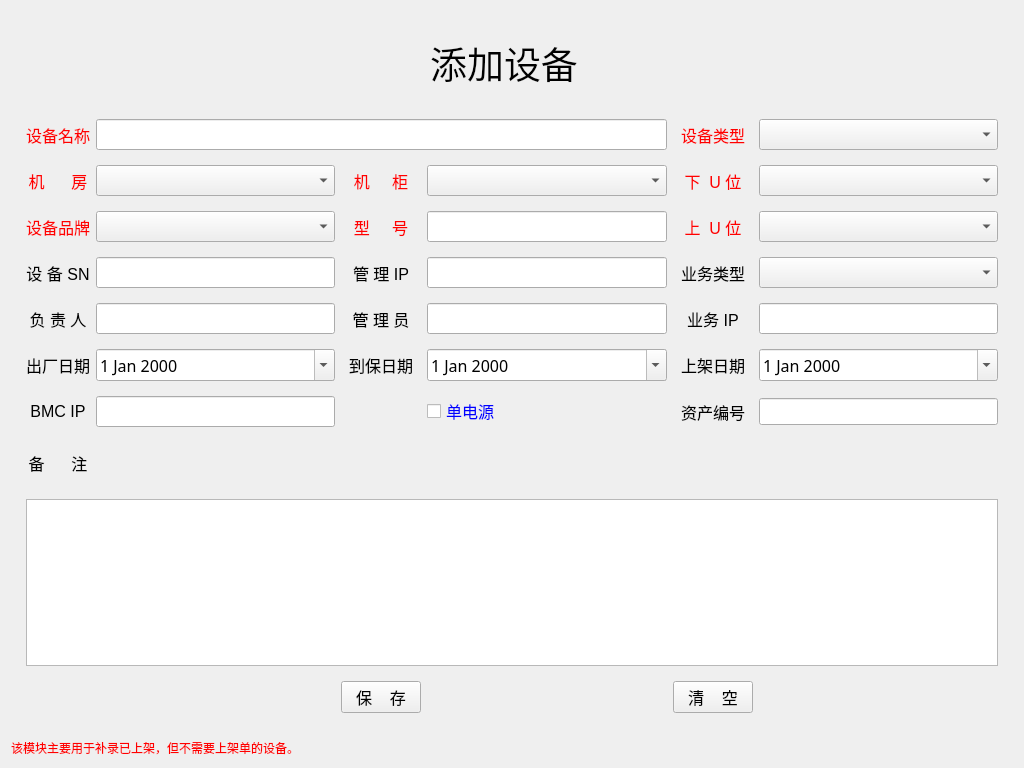
<?xml version="1.0" encoding="UTF-8"?>
<ui version="4.0">
 <class>add_machine_form</class>
 <widget class="QWidget" name="add_machine_form">
  <property name="windowModality">
   <enum>Qt::ApplicationModal</enum>
  </property>
  <property name="geometry">
   <rect>
    <x>0</x>
    <y>0</y>
    <width>1024</width>
    <height>768</height>
   </rect>
  </property>
  <property name="windowTitle">
   <string>添加设备</string>
  </property>
  <layout class="QVBoxLayout" name="verticalLayout">
   <item>
    <layout class="QGridLayout" name="gridLayout" rowstretch="2,1,1,1,1,1,1,1,1,4,2">
     <property name="leftMargin">
      <number>15</number>
     </property>
     <property name="topMargin">
      <number>10</number>
     </property>
     <property name="rightMargin">
      <number>15</number>
     </property>
     <property name="bottomMargin">
      <number>20</number>
     </property>
     <property name="verticalSpacing">
      <number>15</number>
     </property>
     <item row="2" column="5">
      <widget class="QComboBox" name="down_position">
       <property name="font">
        <font>
         <family>宋体</family>
         <pointsize>12</pointsize>
        </font>
       </property>
       <property name="placeholderText">
        <string>点击选择U位</string>
       </property>
      </widget>
     </item>
     <item row="5" column="0">
      <widget class="QLabel" name="lb_machine_admin">
       <property name="font">
        <font>
         <pointsize>12</pointsize>
        </font>
       </property>
       <property name="text">
        <string>负 责 人</string>
       </property>
       <property name="alignment">
        <set>Qt::AlignCenter</set>
       </property>
      </widget>
     </item>
     <item row="5" column="3">
      <widget class="QLineEdit" name="admin">
       <property name="font">
        <font>
         <family>宋体</family>
         <pointsize>12</pointsize>
        </font>
       </property>
      </widget>
     </item>
     <item row="6" column="5">
      <widget class="QDateEdit" name="install_date">
       <property name="font">
        <font>
         <family>宋体</family>
         <pointsize>12</pointsize>
        </font>
       </property>
       <property name="calendarPopup">
        <bool>true</bool>
       </property>
       <property name="date">
        <date>
         <year>2000</year>
         <month>1</month>
         <day>1</day>
        </date>
       </property>
      </widget>
     </item>
     <item row="7" column="0">
      <widget class="QLabel" name="lb_mg_ip_2">
       <property name="font">
        <font>
         <pointsize>12</pointsize>
        </font>
       </property>
       <property name="text">
        <string>BMC IP</string>
       </property>
       <property name="alignment">
        <set>Qt::AlignCenter</set>
       </property>
      </widget>
     </item>
     <item row="3" column="5">
      <widget class="QComboBox" name="up_position">
       <property name="font">
        <font>
         <family>宋体</family>
         <pointsize>12</pointsize>
        </font>
       </property>
       <property name="placeholderText">
        <string>点击选择U位</string>
       </property>
      </widget>
     </item>
     <item row="2" column="3">
      <widget class="QComboBox" name="cabinet">
       <property name="font">
        <font>
         <family>宋体</family>
         <pointsize>12</pointsize>
        </font>
       </property>
       <property name="placeholderText">
        <string>点击选择机柜</string>
       </property>
      </widget>
     </item>
     <item row="3" column="3">
      <widget class="QLineEdit" name="model">
       <property name="font">
        <font>
         <family>宋体</family>
         <pointsize>12</pointsize>
        </font>
       </property>
      </widget>
     </item>
     <item row="6" column="2">
      <widget class="QLabel" name="lb_last_date">
       <property name="font">
        <font>
         <pointsize>12</pointsize>
        </font>
       </property>
       <property name="text">
        <string>到保日期</string>
       </property>
       <property name="alignment">
        <set>Qt::AlignCenter</set>
       </property>
      </widget>
     </item>
     <item row="6" column="4">
      <widget class="QLabel" name="lb_install_date">
       <property name="font">
        <font>
         <pointsize>12</pointsize>
        </font>
       </property>
       <property name="text">
        <string>上架日期</string>
       </property>
       <property name="alignment">
        <set>Qt::AlignCenter</set>
       </property>
      </widget>
     </item>
     <item row="5" column="2">
      <widget class="QLabel" name="lb_admin">
       <property name="font">
        <font>
         <pointsize>12</pointsize>
        </font>
       </property>
       <property name="text">
        <string>管 理 员</string>
       </property>
       <property name="alignment">
        <set>Qt::AlignCenter</set>
       </property>
      </widget>
     </item>
     <item row="7" column="3">
      <widget class="QCheckBox" name="single_power">
       <property name="font">
        <font>
         <pointsize>12</pointsize>
         <bold>false</bold>
        </font>
       </property>
       <property name="styleSheet">
        <string notr="true">color:blue</string>
       </property>
       <property name="text">
        <string>单电源</string>
       </property>
      </widget>
     </item>
     <item row="2" column="1">
      <widget class="QComboBox" name="room">
       <property name="font">
        <font>
         <family>宋体</family>
         <pointsize>12</pointsize>
        </font>
       </property>
       <property name="placeholderText">
        <string>点击选择机房</string>
       </property>
       <property name="duplicatesEnabled">
        <bool>false</bool>
       </property>
      </widget>
     </item>
     <item row="4" column="0">
      <widget class="QLabel" name="lb_sn">
       <property name="font">
        <font>
         <pointsize>12</pointsize>
        </font>
       </property>
       <property name="styleSheet">
        <string notr="true"/>
       </property>
       <property name="text">
        <string>设 备 SN</string>
       </property>
       <property name="alignment">
        <set>Qt::AlignCenter</set>
       </property>
      </widget>
     </item>
     <item row="6" column="0">
      <widget class="QLabel" name="lb_fa_date">
       <property name="font">
        <font>
         <pointsize>12</pointsize>
        </font>
       </property>
       <property name="text">
        <string>出厂日期</string>
       </property>
       <property name="alignment">
        <set>Qt::AlignCenter</set>
       </property>
      </widget>
     </item>
     <item row="10" column="2">
      <widget class="QPushButton" name="save">
       <property name="font">
        <font>
         <pointsize>12</pointsize>
        </font>
       </property>
       <property name="text">
        <string>保    存</string>
       </property>
      </widget>
     </item>
     <item row="4" column="1">
      <widget class="QLineEdit" name="machine_sn">
       <property name="font">
        <font>
         <family>宋体</family>
         <pointsize>12</pointsize>
        </font>
       </property>
      </widget>
     </item>
     <item row="2" column="4">
      <widget class="QLabel" name="lb_down">
       <property name="font">
        <font>
         <pointsize>12</pointsize>
        </font>
       </property>
       <property name="styleSheet">
        <string notr="true">color:red</string>
       </property>
       <property name="text">
        <string>下  U 位</string>
       </property>
       <property name="alignment">
        <set>Qt::AlignCenter</set>
       </property>
      </widget>
     </item>
     <item row="8" column="0">
      <widget class="QLabel" name="lb_comments">
       <property name="font">
        <font>
         <pointsize>12</pointsize>
         <bold>false</bold>
        </font>
       </property>
       <property name="text">
        <string>备      注</string>
       </property>
       <property name="alignment">
        <set>Qt::AlignCenter</set>
       </property>
      </widget>
     </item>
     <item row="3" column="4">
      <widget class="QLabel" name="lb_up">
       <property name="font">
        <font>
         <pointsize>12</pointsize>
        </font>
       </property>
       <property name="styleSheet">
        <string notr="true">color:red</string>
       </property>
       <property name="text">
        <string>上  U 位</string>
       </property>
       <property name="alignment">
        <set>Qt::AlignCenter</set>
       </property>
      </widget>
     </item>
     <item row="5" column="1">
      <widget class="QLineEdit" name="machine_admin">
       <property name="font">
        <font>
         <family>宋体</family>
         <pointsize>12</pointsize>
        </font>
       </property>
      </widget>
     </item>
     <item row="5" column="4">
      <widget class="QLabel" name="lb_app_ip">
       <property name="font">
        <font>
         <pointsize>12</pointsize>
        </font>
       </property>
       <property name="text">
        <string>业务 IP</string>
       </property>
       <property name="alignment">
        <set>Qt::AlignCenter</set>
       </property>
      </widget>
     </item>
     <item row="1" column="0">
      <widget class="QLabel" name="lb_machine_name">
       <property name="font">
        <font>
         <pointsize>12</pointsize>
        </font>
       </property>
       <property name="styleSheet">
        <string notr="true">color:red</string>
       </property>
       <property name="text">
        <string>设备名称</string>
       </property>
       <property name="alignment">
        <set>Qt::AlignCenter</set>
       </property>
      </widget>
     </item>
     <item row="6" column="1">
      <widget class="QDateEdit" name="factory_date">
       <property name="font">
        <font>
         <family>宋体</family>
         <pointsize>12</pointsize>
        </font>
       </property>
       <property name="calendarPopup">
        <bool>true</bool>
       </property>
       <property name="date">
        <date>
         <year>2000</year>
         <month>1</month>
         <day>1</day>
        </date>
       </property>
      </widget>
     </item>
     <item row="2" column="2">
      <widget class="QLabel" name="lb_cabinet">
       <property name="font">
        <font>
         <pointsize>12</pointsize>
        </font>
       </property>
       <property name="styleSheet">
        <string notr="true">color:red</string>
       </property>
       <property name="text">
        <string>机     柜</string>
       </property>
       <property name="alignment">
        <set>Qt::AlignCenter</set>
       </property>
      </widget>
     </item>
     <item row="4" column="5">
      <widget class="QComboBox" name="work_are">
       <property name="font">
        <font>
         <family>宋体</family>
         <pointsize>12</pointsize>
        </font>
       </property>
       <property name="currentIndex">
        <number>-1</number>
       </property>
       <property name="placeholderText">
        <string>点击选择业务类型</string>
       </property>
       <item>
        <property name="text">
         <string>1生产</string>
        </property>
       </item>
       <item>
        <property name="text">
         <string>2电渠</string>
        </property>
       </item>
       <item>
        <property name="text">
         <string>3灾备</string>
        </property>
       </item>
       <item>
        <property name="text">
         <string>4开发</string>
        </property>
       </item>
      </widget>
     </item>
     <item row="9" column="0" colspan="6">
      <widget class="QTextEdit" name="comments">
       <property name="font">
        <font>
         <family>宋体</family>
         <pointsize>12</pointsize>
         <bold>false</bold>
         <kerning>true</kerning>
        </font>
       </property>
      </widget>
     </item>
     <item row="4" column="2">
      <widget class="QLabel" name="lb_mg_ip">
       <property name="font">
        <font>
         <pointsize>12</pointsize>
        </font>
       </property>
       <property name="text">
        <string>管 理 IP</string>
       </property>
       <property name="alignment">
        <set>Qt::AlignCenter</set>
       </property>
      </widget>
     </item>
     <item row="3" column="0">
      <widget class="QLabel" name="lb_factory">
       <property name="font">
        <font>
         <pointsize>12</pointsize>
        </font>
       </property>
       <property name="styleSheet">
        <string notr="true">color:red</string>
       </property>
       <property name="text">
        <string>设备品牌</string>
       </property>
       <property name="alignment">
        <set>Qt::AlignCenter</set>
       </property>
      </widget>
     </item>
     <item row="1" column="4">
      <widget class="QLabel" name="lb_sort">
       <property name="font">
        <font>
         <pointsize>12</pointsize>
        </font>
       </property>
       <property name="styleSheet">
        <string notr="true">color:red</string>
       </property>
       <property name="text">
        <string>设备类型</string>
       </property>
       <property name="alignment">
        <set>Qt::AlignCenter</set>
       </property>
      </widget>
     </item>
     <item row="3" column="2">
      <widget class="QLabel" name="lb_mode">
       <property name="font">
        <font>
         <pointsize>12</pointsize>
        </font>
       </property>
       <property name="styleSheet">
        <string notr="true">color:red</string>
       </property>
       <property name="text">
        <string>型     号</string>
       </property>
       <property name="alignment">
        <set>Qt::AlignCenter</set>
       </property>
      </widget>
     </item>
     <item row="4" column="3">
      <widget class="QLineEdit" name="lmg_ip">
       <property name="font">
        <font>
         <family>宋体</family>
         <pointsize>12</pointsize>
        </font>
       </property>
      </widget>
     </item>
     <item row="4" column="4">
      <widget class="QLabel" name="lb_work">
       <property name="font">
        <font>
         <pointsize>12</pointsize>
        </font>
       </property>
       <property name="text">
        <string>业务类型</string>
       </property>
       <property name="alignment">
        <set>Qt::AlignCenter</set>
       </property>
      </widget>
     </item>
     <item row="3" column="1">
      <widget class="QComboBox" name="machine_factory">
       <property name="font">
        <font>
         <family>宋体</family>
         <pointsize>12</pointsize>
        </font>
       </property>
       <property name="placeholderText">
        <string>点击选择品牌</string>
       </property>
      </widget>
     </item>
     <item row="6" column="3">
      <widget class="QDateEdit" name="end_ma_date">
       <property name="font">
        <font>
         <family>宋体</family>
         <pointsize>12</pointsize>
        </font>
       </property>
       <property name="calendarPopup">
        <bool>true</bool>
       </property>
       <property name="date">
        <date>
         <year>2000</year>
         <month>1</month>
         <day>1</day>
        </date>
       </property>
      </widget>
     </item>
     <item row="10" column="4">
      <widget class="QPushButton" name="clear">
       <property name="font">
        <font>
         <pointsize>12</pointsize>
        </font>
       </property>
       <property name="text">
        <string>清    空</string>
       </property>
      </widget>
     </item>
     <item row="1" column="1" colspan="3">
      <widget class="QLineEdit" name="machine_name">
       <property name="font">
        <font>
         <family>宋体</family>
         <pointsize>12</pointsize>
        </font>
       </property>
      </widget>
     </item>
     <item row="0" column="2" colspan="2">
      <widget class="QLabel" name="label">
       <property name="font">
        <font>
         <family>微软雅黑</family>
         <pointsize>28</pointsize>
         <bold>false</bold>
         <underline>false</underline>
        </font>
       </property>
       <property name="layoutDirection">
        <enum>Qt::LeftToRight</enum>
       </property>
       <property name="styleSheet">
        <string notr="true"/>
       </property>
       <property name="text">
        <string>添加设备</string>
       </property>
       <property name="alignment">
        <set>Qt::AlignCenter</set>
       </property>
      </widget>
     </item>
     <item row="1" column="5">
      <widget class="QComboBox" name="sort_name">
       <property name="font">
        <font>
         <family>宋体</family>
         <pointsize>12</pointsize>
        </font>
       </property>
       <property name="placeholderText">
        <string>点击选择类型</string>
       </property>
      </widget>
     </item>
     <item row="2" column="0">
      <widget class="QLabel" name="lb_room">
       <property name="font">
        <font>
         <pointsize>12</pointsize>
        </font>
       </property>
       <property name="styleSheet">
        <string notr="true">color:red</string>
       </property>
       <property name="text">
        <string>机      房</string>
       </property>
       <property name="alignment">
        <set>Qt::AlignCenter</set>
       </property>
      </widget>
     </item>
     <item row="5" column="5">
      <widget class="QLineEdit" name="app_ip">
       <property name="font">
        <font>
         <family>宋体</family>
         <pointsize>12</pointsize>
        </font>
       </property>
      </widget>
     </item>
     <item row="7" column="1">
      <widget class="QLineEdit" name="bmc_ip">
       <property name="font">
        <font>
         <family>宋体</family>
         <pointsize>12</pointsize>
        </font>
       </property>
      </widget>
     </item>
     <item row="7" column="4">
      <widget class="QLabel" name="lb_asset_id">
       <property name="font">
        <font>
         <pointsize>12</pointsize>
        </font>
       </property>
       <property name="text">
        <string>资产编号</string>
       </property>
       <property name="alignment">
        <set>Qt::AlignCenter</set>
       </property>
      </widget>
     </item>
     <item row="7" column="5">
      <widget class="QLineEdit" name="le_asset_id">
       <property name="font">
        <font>
         <pointsize>12</pointsize>
        </font>
       </property>
       <property name="text">
        <string/>
       </property>
      </widget>
     </item>
    </layout>
   </item>
   <item>
    <widget class="QLabel" name="label_2">
     <property name="styleSheet">
      <string notr="true">color:red</string>
     </property>
     <property name="text">
      <string>该模块主要用于补录已上架，但不需要上架单的设备。</string>
     </property>
    </widget>
   </item>
  </layout>
 </widget>
 <tabstops>
  <tabstop>machine_name</tabstop>
  <tabstop>sort_name</tabstop>
  <tabstop>room</tabstop>
  <tabstop>cabinet</tabstop>
  <tabstop>down_position</tabstop>
  <tabstop>machine_factory</tabstop>
  <tabstop>model</tabstop>
  <tabstop>up_position</tabstop>
  <tabstop>machine_sn</tabstop>
  <tabstop>lmg_ip</tabstop>
  <tabstop>work_are</tabstop>
  <tabstop>machine_admin</tabstop>
  <tabstop>admin</tabstop>
  <tabstop>app_ip</tabstop>
  <tabstop>factory_date</tabstop>
  <tabstop>end_ma_date</tabstop>
  <tabstop>install_date</tabstop>
  <tabstop>comments</tabstop>
  <tabstop>save</tabstop>
  <tabstop>clear</tabstop>
 </tabstops>
 <resources/>
 <connections/>
</ui>
